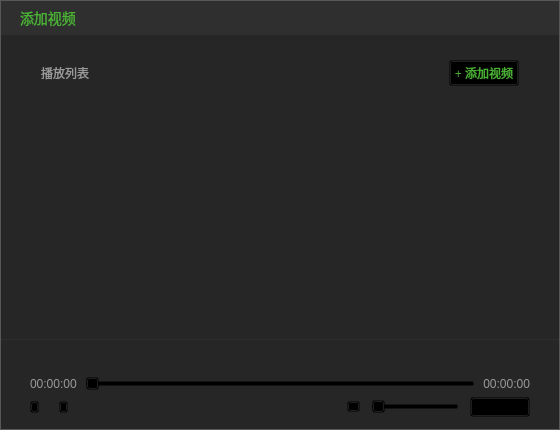
<?xml version="1.0" encoding="UTF-8"?>
<ui version="4.0">
 <class>AddMediaSourceDlg</class>
 <widget class="QDialog" name="AddMediaSourceDlg">
  <property name="geometry">
   <rect>
    <x>0</x>
    <y>0</y>
    <width>560</width>
    <height>430</height>
   </rect>
  </property>
  <property name="minimumSize">
   <size>
    <width>560</width>
    <height>430</height>
   </size>
  </property>
  <property name="maximumSize">
   <size>
    <width>560</width>
    <height>430</height>
   </size>
  </property>
  <property name="windowTitle">
   <string>AddMediaSourceDlg</string>
  </property>
  <property name="styleSheet">
   <string notr="true">#wgt_main{
background:#262626;
border:1px solid #585858;
}</string>
  </property>
  <layout class="QGridLayout" name="gridLayout">
   <property name="leftMargin">
    <number>0</number>
   </property>
   <property name="topMargin">
    <number>0</number>
   </property>
   <property name="rightMargin">
    <number>0</number>
   </property>
   <property name="bottomMargin">
    <number>0</number>
   </property>
   <property name="spacing">
    <number>0</number>
   </property>
   <item row="0" column="0">
    <widget class="QWidget" name="wgt_main" native="true">
     <property name="styleSheet">
      <string notr="true">#wgt_top{
background:#2F2F2F;
}
#wgt_middle{
background:#262626;
}
#wgt_bottom{
background:#262626;
border:1px solid #2F2F2F;
border-left:none;
border-right:none;
border-bottom:none;
}</string>
     </property>
     <layout class="QVBoxLayout" name="verticalLayout">
      <property name="spacing">
       <number>0</number>
      </property>
      <property name="leftMargin">
       <number>1</number>
      </property>
      <property name="topMargin">
       <number>1</number>
      </property>
      <property name="rightMargin">
       <number>1</number>
      </property>
      <property name="bottomMargin">
       <number>1</number>
      </property>
      <item>
       <widget class="QWidget" name="wgt_top" native="true">
        <property name="minimumSize">
         <size>
          <width>0</width>
          <height>34</height>
         </size>
        </property>
        <property name="maximumSize">
         <size>
          <width>16777215</width>
          <height>34</height>
         </size>
        </property>
        <property name="styleSheet">
         <string notr="true">#button_close{
background:transparent;
background-image: url(:/TQLive/images/pb_close_pressed.png);
background-repeat:no-repeat;
border:none;
}
#button_close:hover{
background-image: url(:/TQLive/images/pb_close_normal.png);
}
#button_close:pressed{
margin:1px;
padding:1px;
}
QLabel{
font-family:&quot;微软雅黑&quot;;
font-size:14px;
color:#4AB134;
background:transparent;
}</string>
        </property>
        <layout class="QHBoxLayout" name="horizontalLayout">
         <property name="spacing">
          <number>0</number>
         </property>
         <property name="leftMargin">
          <number>19</number>
         </property>
         <property name="topMargin">
          <number>0</number>
         </property>
         <property name="bottomMargin">
          <number>0</number>
         </property>
         <item>
          <widget class="QLabel" name="label_title">
           <property name="text">
            <string>添加视频</string>
           </property>
          </widget>
         </item>
         <item>
          <widget class="QPushButton" name="button_close">
           <property name="minimumSize">
            <size>
             <width>12</width>
             <height>13</height>
            </size>
           </property>
           <property name="maximumSize">
            <size>
             <width>12</width>
             <height>13</height>
            </size>
           </property>
           <property name="text">
            <string/>
           </property>
          </widget>
         </item>
        </layout>
       </widget>
      </item>
      <item>
       <widget class="QStackedWidget" name="wgt_middle">
        <property name="styleSheet">
         <string notr="true">#page_addMedia,#page_mediaList{
background:#262626;
}
#listWidget_playList{
  background:transparent;
  outline:0px;
}
#listWidget_playList::item:selected{
background:#2F2F2F;
}
#listWidget_playList::item:hover{
background:#2F2F2F;
}
</string>
        </property>
        <property name="currentIndex">
         <number>1</number>
        </property>
        <widget class="QWidget" name="page_addMedia">
         <property name="styleSheet">
          <string notr="true">#label_tips{
font-family:&quot;微软雅黑&quot;;
font-size:12px;
color:#999999;
background:transparent;
}
#button_addMediaFirst{
background:transparent;
border-image: url(:/TQLive/images/add_media_default.png);
}
#button_addMediaFirst:hover{
border-image: url(:/TQLive/images/add_media_hover.png);
}
#button_addMediaFirst:pressed{
margin:1px;
padding:1px;
}</string>
         </property>
         <layout class="QGridLayout" name="gridLayout_2">
          <item row="0" column="1">
           <spacer name="verticalSpacer_2">
            <property name="orientation">
             <enum>Qt::Vertical</enum>
            </property>
            <property name="sizeHint" stdset="0">
             <size>
              <width>20</width>
              <height>150</height>
             </size>
            </property>
           </spacer>
          </item>
          <item row="1" column="0">
           <spacer name="horizontalSpacer">
            <property name="orientation">
             <enum>Qt::Horizontal</enum>
            </property>
            <property name="sizeHint" stdset="0">
             <size>
              <width>176</width>
              <height>20</height>
             </size>
            </property>
           </spacer>
          </item>
          <item row="1" column="1">
           <layout class="QVBoxLayout" name="verticalLayout_2">
            <property name="spacing">
             <number>14</number>
            </property>
            <item alignment="Qt::AlignHCenter">
             <widget class="QPushButton" name="button_addMediaFirst">
              <property name="minimumSize">
               <size>
                <width>120</width>
                <height>30</height>
               </size>
              </property>
              <property name="maximumSize">
               <size>
                <width>120</width>
                <height>30</height>
               </size>
              </property>
              <property name="text">
               <string/>
              </property>
             </widget>
            </item>
            <item>
             <widget class="QLabel" name="label_tips">
              <property name="text">
               <string>系统自动开启列表循环播放功能</string>
              </property>
             </widget>
            </item>
           </layout>
          </item>
          <item row="1" column="2">
           <spacer name="horizontalSpacer_2">
            <property name="orientation">
             <enum>Qt::Horizontal</enum>
            </property>
            <property name="sizeHint" stdset="0">
             <size>
              <width>176</width>
              <height>20</height>
             </size>
            </property>
           </spacer>
          </item>
          <item row="2" column="1">
           <spacer name="verticalSpacer">
            <property name="orientation">
             <enum>Qt::Vertical</enum>
            </property>
            <property name="sizeHint" stdset="0">
             <size>
              <width>20</width>
              <height>150</height>
             </size>
            </property>
           </spacer>
          </item>
         </layout>
        </widget>
        <widget class="QWidget" name="page_mediaList">
         <property name="styleSheet">
          <string notr="true">QLabel,QPushButton{
font-family:&quot;微软雅黑&quot;;
font-size:12px;
background:transparent;
}
#label_playList{
color:#999999;
}
#button_addMedia{
color:#4AB134;
padding:0px;
}
#button_addMedia:hover{
color:#999999;
}
#listWidget_playList{
background:#262626;
border:none;
}</string>
         </property>
         <layout class="QVBoxLayout" name="verticalLayout_3">
          <property name="spacing">
           <number>10</number>
          </property>
          <property name="leftMargin">
           <number>40</number>
          </property>
          <property name="topMargin">
           <number>25</number>
          </property>
          <property name="rightMargin">
           <number>40</number>
          </property>
          <property name="bottomMargin">
           <number>25</number>
          </property>
          <item>
           <layout class="QHBoxLayout" name="horizontalLayout_2">
            <item>
             <widget class="QLabel" name="label_playList">
              <property name="text">
               <string>播放列表</string>
              </property>
             </widget>
            </item>
            <item>
             <widget class="QPushButton" name="button_addMedia">
              <property name="minimumSize">
               <size>
                <width>70</width>
                <height>26</height>
               </size>
              </property>
              <property name="maximumSize">
               <size>
                <width>70</width>
                <height>26</height>
               </size>
              </property>
              <property name="text">
               <string>+ 添加视频</string>
              </property>
             </widget>
            </item>
           </layout>
          </item>
          <item>
           <widget class="QListWidget" name="listWidget_playList">
            <property name="horizontalScrollBarPolicy">
             <enum>Qt::ScrollBarAlwaysOff</enum>
            </property>
           </widget>
          </item>
         </layout>
        </widget>
       </widget>
      </item>
      <item>
       <widget class="QWidget" name="wgt_bottom" native="true">
        <property name="minimumSize">
         <size>
          <width>0</width>
          <height>90</height>
         </size>
        </property>
        <property name="maximumSize">
         <size>
          <width>16777215</width>
          <height>90</height>
         </size>
        </property>
        <property name="styleSheet">
         <string notr="true">QLabel,QPushButton{
font-family:&quot;微软雅黑&quot;;
font-size:12px;
color:#999999;
background:transparent;
}
#button_last{
border-image: url(:/TQLive/images/last_default.png);
}
#button_last:hover{
border-image: url(:/TQLive/images/last_hover.png);
}
#button_last:disable{
border-image: url(:/TQLive/images/last_disabled.png);
}
#button_last:pressed{
margin:1px;
padding:1px;
}
#button_next{
border-image: url(:/TQLive/images/next_default.png);
}
#button_next:hover{
border-image: url(:/TQLive/images/next_hover.png);
}
#button_next:disable{
border-image: url(:/TQLive/images/next_disabled.png);
}
#button_next:pressed{
margin:1px;
padding:1px;
}
#button_sound{
border-image: url(:/TQLive/images/live tool_icon_the horn_normal.png);
}
#button_sound:hover{
border-image: url(:/TQLive/images/live tool_icon_the horn_hover.png);
}
#button_sound:checked{
border-image: url(:/TQLive/images/live tool_icon_mute_normal.png);
}
#button_sound:checked:hover{
border-image: url(:/TQLive/images/live tool_icon_mute_hover.png);
}
QSlider{
background:transparent;
}</string>
        </property>
        <layout class="QVBoxLayout" name="verticalLayout_4">
         <property name="spacing">
          <number>6</number>
         </property>
         <property name="leftMargin">
          <number>29</number>
         </property>
         <property name="topMargin">
          <number>0</number>
         </property>
         <property name="rightMargin">
          <number>29</number>
         </property>
         <property name="bottomMargin">
          <number>12</number>
         </property>
         <item>
          <spacer name="verticalSpacer_3">
           <property name="orientation">
            <enum>Qt::Vertical</enum>
           </property>
           <property name="sizeHint" stdset="0">
            <size>
             <width>20</width>
             <height>40</height>
            </size>
           </property>
          </spacer>
         </item>
         <item>
          <layout class="QHBoxLayout" name="horizontalLayout_3">
           <property name="spacing">
            <number>6</number>
           </property>
           <item>
            <widget class="QLabel" name="label_totalTime">
             <property name="text">
              <string>00:00:00</string>
             </property>
            </widget>
           </item>
           <item>
            <widget class="QSlider" name="slider_play">
             <property name="minimumSize">
              <size>
               <width>390</width>
               <height>0</height>
              </size>
             </property>
             <property name="maximumSize">
              <size>
               <width>390</width>
               <height>16777215</height>
              </size>
             </property>
             <property name="maximum">
              <number>999</number>
             </property>
             <property name="orientation">
              <enum>Qt::Horizontal</enum>
             </property>
            </widget>
           </item>
           <item>
            <widget class="QLabel" name="label_currTime">
             <property name="text">
              <string>00:00:00</string>
             </property>
             <property name="alignment">
              <set>Qt::AlignRight|Qt::AlignTrailing|Qt::AlignVCenter</set>
             </property>
            </widget>
           </item>
          </layout>
         </item>
         <item>
          <layout class="QHBoxLayout" name="horizontalLayout_5">
           <property name="spacing">
            <number>11</number>
           </property>
           <item>
            <layout class="QHBoxLayout" name="horizontalLayout_4">
             <property name="spacing">
              <number>20</number>
             </property>
             <item>
              <widget class="QPushButton" name="button_last">
               <property name="minimumSize">
                <size>
                 <width>9</width>
                 <height>12</height>
                </size>
               </property>
               <property name="maximumSize">
                <size>
                 <width>9</width>
                 <height>12</height>
                </size>
               </property>
               <property name="text">
                <string/>
               </property>
              </widget>
             </item>
             <item>
              <widget class="QPushButton" name="button_next">
               <property name="minimumSize">
                <size>
                 <width>9</width>
                 <height>12</height>
                </size>
               </property>
               <property name="maximumSize">
                <size>
                 <width>9</width>
                 <height>12</height>
                </size>
               </property>
               <property name="text">
                <string/>
               </property>
              </widget>
             </item>
            </layout>
           </item>
           <item>
            <spacer name="horizontalSpacer_3">
             <property name="orientation">
              <enum>Qt::Horizontal</enum>
             </property>
             <property name="sizeHint" stdset="0">
              <size>
               <width>40</width>
               <height>20</height>
              </size>
             </property>
            </spacer>
           </item>
           <item>
            <widget class="QPushButton" name="button_sound">
             <property name="minimumSize">
              <size>
               <width>13</width>
               <height>11</height>
              </size>
             </property>
             <property name="maximumSize">
              <size>
               <width>13</width>
               <height>11</height>
              </size>
             </property>
             <property name="text">
              <string/>
             </property>
             <property name="checkable">
              <bool>true</bool>
             </property>
             <property name="checked">
              <bool>false</bool>
             </property>
            </widget>
           </item>
           <item>
            <widget class="QSlider" name="slider_sound">
             <property name="minimumSize">
              <size>
               <width>88</width>
               <height>0</height>
              </size>
             </property>
             <property name="maximumSize">
              <size>
               <width>88</width>
               <height>16777215</height>
              </size>
             </property>
             <property name="orientation">
              <enum>Qt::Horizontal</enum>
             </property>
            </widget>
           </item>
           <item>
            <widget class="CustomLoopButton" name="button_loop">
             <property name="minimumSize">
              <size>
               <width>60</width>
               <height>20</height>
              </size>
             </property>
             <property name="maximumSize">
              <size>
               <width>60</width>
               <height>20</height>
              </size>
             </property>
             <property name="text">
              <string/>
             </property>
            </widget>
           </item>
          </layout>
         </item>
        </layout>
       </widget>
      </item>
     </layout>
    </widget>
   </item>
  </layout>
 </widget>
 <layoutdefault spacing="6" margin="11"/>
 <customwidgets>
  <customwidget>
   <class>CustomLoopButton</class>
   <extends>QPushButton</extends>
   <header>CustomLoopButton.h</header>
  </customwidget>
 </customwidgets>
 <resources>
  <include location="TQLive.qrc"/>
 </resources>
 <connections/>
</ui>
